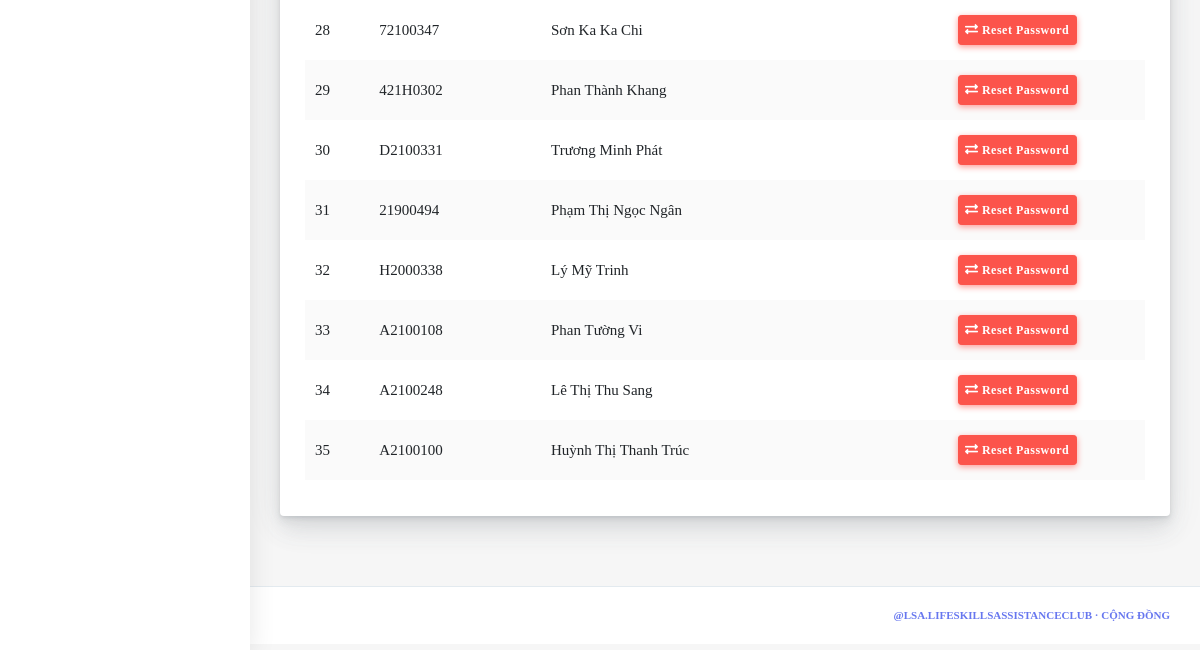
The page /Admin/ResetPassword (signed in, lower part) on the database as committed earlier.
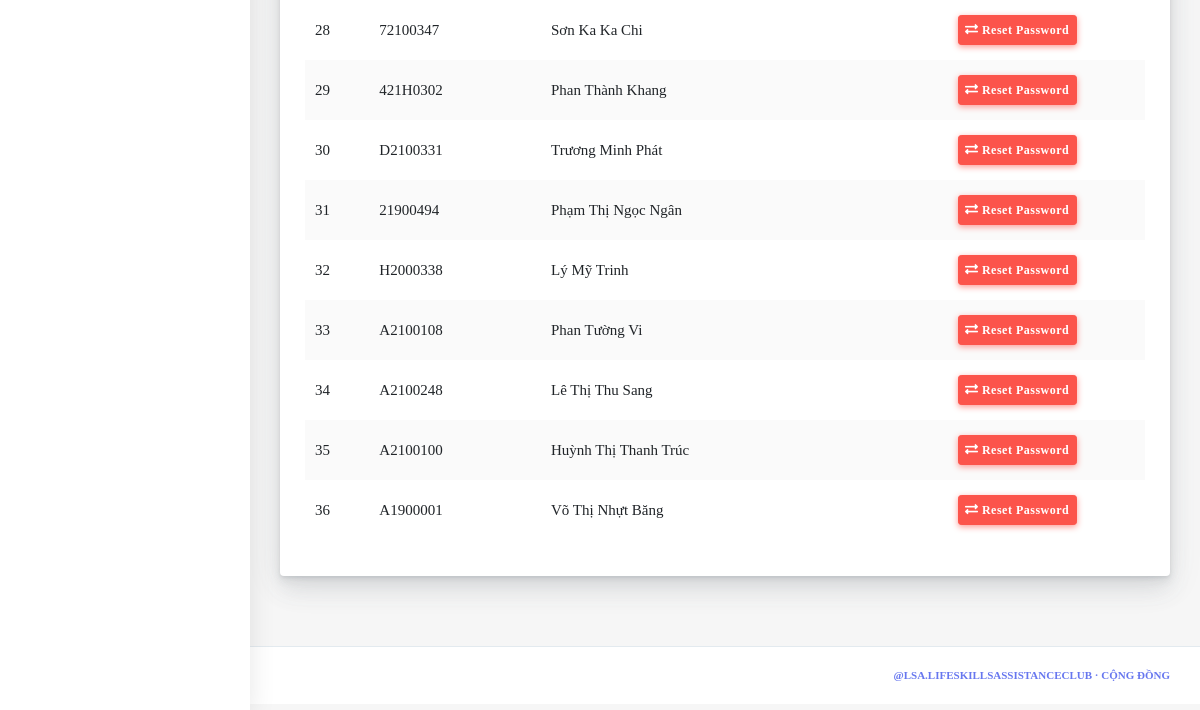
The same page on the database as committed later.
### tables this page shows
CREATE TABLE `tbl_user` (
  `id_user` int(255) NOT NULL,
  `id_student` varchar(8) NOT NULL,
  `password` varchar(255) NOT NULL,
  `fullname` varchar(255) NOT NULL,
  `birthday` date DEFAULT NULL,
  `facebook` varchar(255) DEFAULT NULL,
  `id_team` int(255) DEFAULT NULL,
  `phone` varchar(11) DEFAULT NULL,
  `role` int(1) NOT NULL
);

### source/views/admin/layout.php (called while the page is built)
<?php
$filepath = realpath(dirname(__FILE__));
require_once($filepath . '/partials/header.php');
require_once($filepath . '/partials/sidebar.php');
require_once($filepath . '/pages/' . $data['page'] . '.php');
require_once($filepath . '/partials/footer.php');
?>

### source/core/Controller.php (called while the page is built, shortened)
<?php
class Controller
{
    public function viewAdmin($view, $data = [])
    {
        require_once(realpath(dirname(__FILE__)) . '/../views/admin/' . $view . '.php');
    }
}
?>

### source/controllers/Admin.php (called while the page is built, shortened)
<?php
class Admin extends Controller
{
  private $Personnel;
  function __construct()
  {
    $this->Personnel        = $this->model("Personnel");
  }
  public function ResetPassword()
  {
    $Notification = [];
    $this->viewAdmin("layout", [
      "page"          => "reset-password/reset-password",
      "ListPersonnel" =>  $this->Personnel->getPersonnel(),
      "Notification"  =>  $Notification,
    ]);
  }
}

### source/core/App.php (called while the page is built, shortened)
<?php
class App
{
    protected $action       = "Index";
    function __construct()
    {
        $arr        = $this->UrlProcess();
        $filepath   = realpath(dirname(__FILE__));
        if (isset($arr[0])) {
            if (file_exists($filepath . '/../controllers/' . $arr[0] . '.php')) {
                if ($arr[0] == "Admin") {
                    $this->action = "Home";
                }
                unset($arr[0]);
            }
        }
        $this->controller = new $this->controller;
        if (isset($arr[1])) {
            if (method_exists($this->controller, $arr[1])) {
                $this->action = $arr[1];
            }
            unset($arr[1]);
        }
        $this->params = $arr ? array_values($arr) : [];
        call_user_func_array([$this->controller, $this->action], $this->params);
    }
    function UrlProcess()
    {
        if (isset($_GET["url"])) return explode("/", filter_var(trim($_GET["url"], "/")));
    }
}
?>

### index.php (called while the page is built, shortened)
<?php
$myApp = new App();
?>

### source/core/lib/database.php (called while the page is built, shortened)
<?php
class Database
{
  protected $host   = DB_HOST;
  protected $user   = DB_USER;
  protected $pass   = DB_PASS;
  protected $dbname = DB_NAME;
  public $link;
  private function connectDB()
  {
    $this->link = new mysqli(
      $this->host,
      $this->user,
      $this->pass,
      $this->dbname
    );
  }
  public function select($query)
  {
    $result = $this->link->query($query) or
      die($this->link->error . __LINE__);
    if ($result->num_rows > 0) {
      return $result;
    } else {
      return false;
    }
  }
}

### source/models/Personnel.php (called while the page is built, shortened)
<?php
class Personnel
{
  private $db;
  public function __construct()
  {
    $this->db = new Database();
  }
  public function getPersonnel()
  {
    $query  = " SELECT * FROM tbl_user";
    $result = $this->db->select($query);
    return $result;
  }
}

### source/views/admin/pages/reset-password/reset-password.php (the view, shortened to what this page needs)
<div class="main-content">
  <section class="section">
    <div class="section-body">
      <div class="row">
        <div class="col-12">
          <div class="card">
            <div class="card-body">
              <div class="table-responsive">
                <table class="table table-striped table-hover" id="table-1">
                  <tbody>
                    <?php $i = 1;
                    if ($data['ListPersonnel']) {
                      while ($value = $data['ListPersonnel']->fetch_assoc()) { ?>
                        <tr>
                          <td><?php echo $i++; ?></td>
                          <td><?php echo $value['id_student'] ?></td>
                          <td><?php echo $value['fullname'] ?></td>
                          <td class="text-center">
                            <a href="#" class="btn btn-sm btn-danger" onclick="resetPassword('<?php echo $value['id_user'] ?>','<?php echo $value['fullname'] ?>')" data-toggle="modal" data-target="#resetPassword"><i class="fas fa-exchange-alt"></i> Reset Password </a>
                          </td>
                        </tr>
                    <?php }
                    } ?>
                  </tbody>
                </table>
              </div>
            </div>
          </div>
        </div>
      </div>
    </div>
  </section>
</div>

Rows that differ between the two databases and show on the page:
added tbl_user: id_student "A1900001", fullname "Võ Thị Nhựt Băng"
